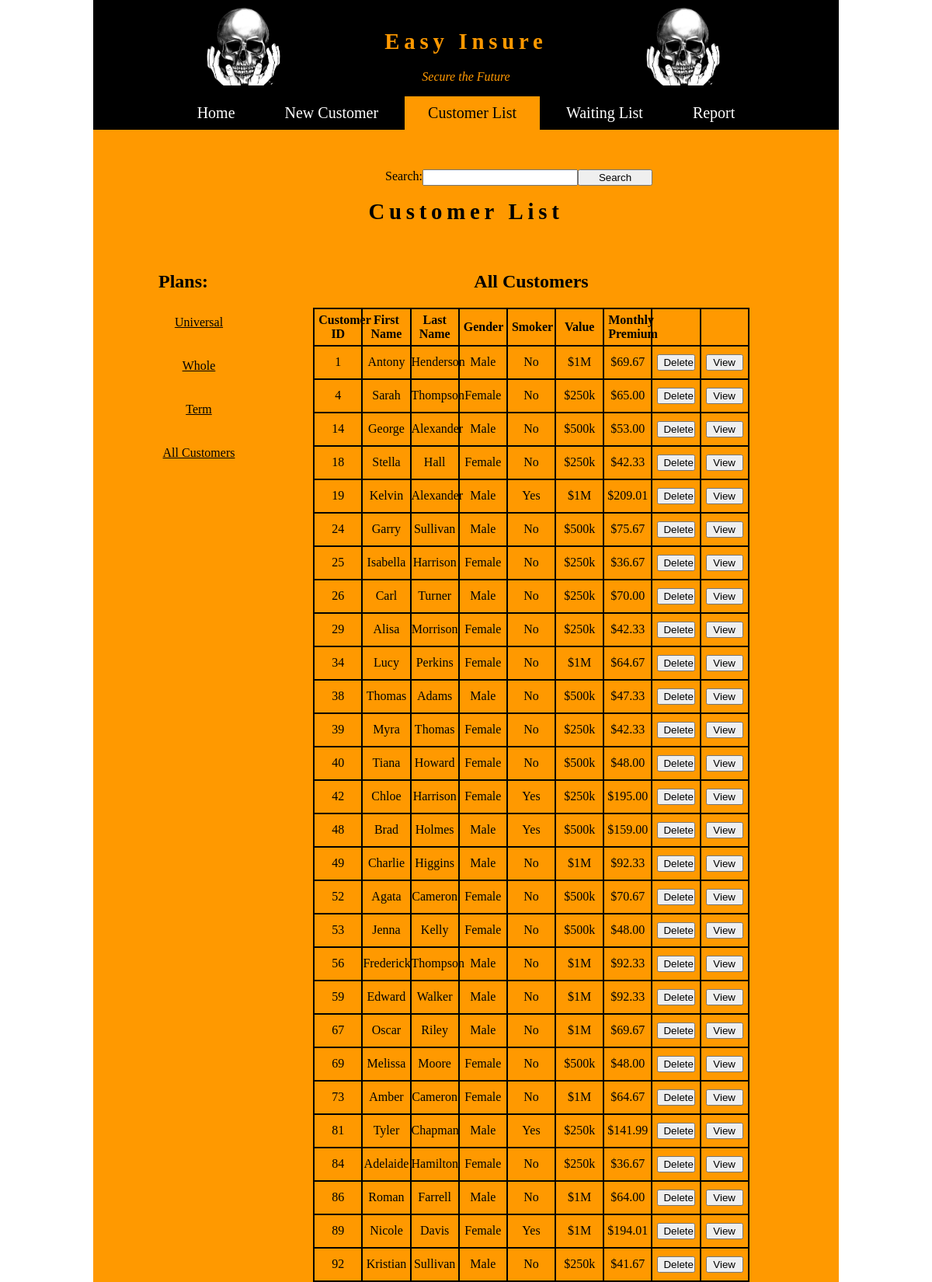
The page /?action=list_all (upper part) on the database its author committed.
### tables this page shows
CREATE TABLE plan (
  planID    INT(11)       NOT NULL   AUTO_INCREMENT,
  planName  VARCHAR(255)  NOT NULL,
  base       INT(11) 		  NOT NULL,

  PRIMARY KEY (planID)
);

CREATE TABLE customer(
  customerID     	INT(11)       NOT NULL   AUTO_INCREMENT,
  planID       	  INT(11)       NOT NULL,
  firstName     	VARCHAR(255)  NOT NULL,
  lastName      	VARCHAR(255)  NOT NULL,
  age	       	    INT(11)       NOT NULL,
  gender       	  INT(1)	      NOT NULL,
  smoker		      INT(1)	      NOT NULL,
  val             INT(11)       NOT NULL,
  monthlyPremium	FLOAT(10)     NOT NULL,
  email           VARCHAR(255)  NOT NULL,
  phone           VARCHAR(255)  NOT NULL,
  policyStart     VARCHAR(255)  NOT NULL,
  address         VARCHAR(255)  NOT NULL,
  city            VARCHAR(255)  NOT NULL,
  state           VARCHAR(2)    NOT NULL,
  zip             INT(5)        NOT NULL,
  dependant       VARCHAR(255)  NOT NULL,
  contactN        VARCHAR(255)  NOT NULL,
  relation        VARCHAR(255)  NOT NULL,

  PRIMARY KEY (customerID),

  FOREIGN KEY (planID) REFERENCES plan(planID)
);

### index.php (called while the page is built)
<?php require 'student_manager\index.php'; ?>

### model/easy_insure_db_functions.php (called while the page is built, shortened)
<?php
function get_all_customers(){
    global $db;
    $query = 'SELECT * FROM customer ORDER BY planID';
    $statement = $db->prepare($query);
    $statement->execute();
    $customer = $statement->fetchAll();
    return $customer;
}
function get_plans() {
    global $db;
    $query = 'SELECT * FROM plan ORDER BY planID';
    $statement = $db->prepare($query);
    $statement->execute();
    $plans = $statement->fetchAll();
    return $plans;
}
?>

### student_manager/easy_insure_customer_list.php (the view, shortened to what this page needs)
<?php include 'view/easy_insure_header.php'; ?>
<main>
    <br>
    <form method="post" action="index.php" style="width: 50%; display:block; margin:auto;">
        <input type="submit" value="Search" style="width:20%;float:right"><input type="text" name="search" style="width: 40%;float:right"><label style="float:right">Search:</label>
    </form>
    <br>
    <h1>Customer List</h1>
    <aside>
        <nav>
        <h2>Plans:</h2>
            <ul>
                <?php
                foreach ($plans as $p) {
                ?>
                    <li><a href="index.php?plan_id=<?php echo $p['planID']; ?>"><?php echo $p['planName']; ?></a></li><br>
                <?php
                }
                ?>
                <li><a href="?action=list_all">All Customers</a></li>
            </ul>
        </nav>
    </aside>
    <section>
        <h2><?php echo $plan_name; ?></h2>
        <table class="customerTable">
            <tr>
                <th>Customer ID</th>
                <th>First Name</th>
                <th>Last Name</th>
                <th>Gender</th>
                <th>Smoker</th>
                <th>Value</th>
                <th>Monthly Premium</th>
                <th></th>
                <th></th>
            </tr>
            <?php
            foreach ($customers as $c) {
            ?>
                <tr>
                    <td class="id"><?php echo $c['customerID']; ?></td>
                    <td class="name"><?php echo $c['firstName']; ?></td>
                    <td class="email"><?php echo $c['lastName']; ?></td>
                    <td class="id"><?php if ($c['gender'] == 5)
                                        echo "Male";
                                    else echo "Female"; ?></td>
                    <td class="id"><?php if ($c['smoker'] == 3)
                                        echo 'Yes';
                                    else echo 'No'; ?></td>
                    <td><?php if ($c['val'] == 33)
                            echo '$250k';
                        else if ($c['val'] == 50)
                            echo '$500k';
                        else echo '$1M'; ?></td>
                    <td class="id"><?php print('$');
                                    echo number_format($c['monthlyPremium'], 2); ?></td>
                    <td>
                        <form method="post" action="index.php">
                            <input type="submit" value="Delete" class="delete">
                        </form>
                    </td>
                    <td>
                        <form method="post" action="index.php">
                            <input type="submit" value="View" class="delete">
                        </form>
                    </td>
                </tr>
            <?php
            }
            ?>
        </table>
        <br>
    </section>
</main>
<?php include 'view/easy_insure_footer.php'; ?>

### student_manager/index.php (shortened to what this page needs)
<?php
require('model\easy_insure_database.php');
require('model\easy_insure_db_functions.php');
$userM = 'admin';
$passM = 'admin';
$home = '';
$new = '';
$waitL = '';
$password = '';
$action = filter_input(INPUT_GET, 'action');
if ($action == 'home') {
    $home = 'active';
    include('easy_insure_home.php');
} else if ($action == 'list_all') {
    $customerL = 'active';
    $plan_name = "All Customers";
    $plans = get_plans();
    $customers = get_all_customers();
    include('easy_insure_customer_list.php');
} else if ($action == 'search_customer') {
    $customerL = 'active';
    $search = filter_input(INPUT_POST, 'search');
    $plan_name = strval($search);
    $plans = get_plans();
    $customers = search_all_customers($search);
    include('easy_insure_customer_list.php');
} else if ($action == 'delete_customer') {
    $customer_id = filter_input(INPUT_POST, 'customer_id', FILTER_VALIDATE_INT);
    $plan_id = filter_input(INPUT_POST, 'plan_id', FILTER_VALIDATE_INT);
    delete_customer($customer_id);
    header("Location: .?customer_id=$plan_id");
} else if ($action == 'customer_view') {
    $customer_id = filter_input(INPUT_POST, 'customer_id', FILTER_VALIDATE_INT);
    $c = view_customer($customer_id);
    include('easy_insure_customer_view.php');
} else if ($action == 'show_add_form') {
    $new = 'active';
    $plans = get_plans();
    include('easy_insure_customer_add.php');
} else if ($action == 'add_customer') {
    $plan_id = intval(filter_input(INPUT_POST, 'plan_id'));
    $firstName = filter_input(INPUT_POST, 'firstName');
    $lastName = filter_input(INPUT_POST, 'lastName');
    $age = intval(filter_input(INPUT_POST, 'age'));
    $gender = intval(filter_input(INPUT_POST, 'gender'));
    $smoker = intval(filter_input(INPUT_POST, 'smoker'));
    $val = intval(filter_input(INPUT_POST, 'val'));
    $monthly_premium = floatval(filter_input(INPUT_POST, 'monthlyPremium'));
    $email = filter_input(INPUT_POST, 'email');
    $phone = filter_input(INPUT_POST, 'phone');
    $address = filter_input(INPUT_POST, 'address');
    $city = filter_input(INPUT_POST, 'city');
    $state = filter_input(INPUT_POST, 'state');
    $zip = filter_input(INPUT_POST, 'zip');
    $dependant = filter_input(INPUT_POST, 'dependant');
    $contact = filter_input(INPUT_POST, 'contact');
    $rel = filter_input(INPUT_POST, 'rel');
    $date = filter_input(INPUT_POST, 'date');
    if ($lastName == '') {
        $error = "Invalid last name. Check all fields and try again.";
        include('errors/error.php');
    } else if ($firstName == '') {
        $error = "Invalid first name. Check all fields and try again.";
        include('errors/error.php');
    } else if ($age == 0) {
        $error = "Invalid age name. Check all fields and try again.";
        include('errors/error.php');
    } else if ($gender == 0) {
        $error = "Invalid gender. Check all fields and try again.";
        include('errors/error.php');
    } else if ($val == 0) {
        $error = "Invalid value name. Check all fields and try again.";
        include('errors/error.php');
    } else if ($monthly_premium == 0.0) {
        $error = "Invalid premium name. Calculate first.";
        include('errors/error.php');
    } else if ($email == '') {
        $error = "Invalid email. Check all fields and try again.";
        include('errors/error.php');
    } else if ($phone == 0) {
        $error = "Invalid phone. Check all fields and try again.";
        include('errors/error.php');
    } else if ($address == 0) {
        $error = "Invalid address. Check all fields and try again.";
        include('errors/error.php');
    } else if ($city == 0) {
        $error = "Invalid city name. Check all fields and try again.";
        include('errors/error.php');
    } else if ($state == 0.0) {
        $error = "Invalid state name. Calculate first.";
        include('errors/error.php');
    } else if ($zip == '') {
        $error = "Invalid zip. Check all fields and try again.";
        include('errors/error.php');
    } else if ($dependant == 0) {
        $error = "Invalid dependant name. Check all fields and try again.";
        include('errors/error.php');
    } else if ($contact == 0) {
        $error = "Invalid contact number. Check all fields and try again.";
        include('errors/error.php');
    } else if ($rel == 0) {
        $error = "Invalid relationship. Check all fields and try again.";
        include('errors/error.php');
    } else if ($date == 0.0) {
        $error = "Invalid date. Calculate first.";
        include('errors/error.php');
    } else {
        add_customer(
            $plan_id,
            $firstName,
            $lastName,
            $age,
            $gender,
            $smoker,
            $val,
            $monthly_premium,
            $email,
            $phone,
            $address,
            $city,
            $state,
            $zip,
            $dependant,
            $contact,
            $rel,
            $date
        );
        $confirm = sprintf("$firstName $lastName has been added.");
        include("add_confirm.php");
    }
} else if ($action == 'show_plan_list') {
    $plans = get_plans();
    include('easy_insure_plan_list.php');
} else if ($action == 'delete_plan') {
    $plan_id = filter_input(INPUT_POST, 'plan_id', FILTER_VALIDATE_INT);
    delete_plan($plan_id);
    header("Location: .?action=show_plan_list");
} else if ($action == 'add_plan') {
    $planName = filter_input(INPUT_POST, 'planName');
    $mod = filter_input(INPUT_POST, 'mod');
    if ($planName == '') {
        $error = "Invalid (empty) plan data. Check all feilds and try again.";
        include('../errors/error.php');
    } else {
        add_plan($planName, $mod);
        header("Location: .?action=show_plan_list");
    }
} else if ($action == 'wait_list') {
    $waitL = 'active';
    $waiting = get_wait();
    include('easy_insure_wait_list.php');
} else if ($action == 'add_wait') {
    $firstName = filter_input(INPUT_POST, 'firstName');
    $lastName = filter_input(INPUT_POST, 'lastName');
    $phone = filter_input(INPUT_POST, 'phone');
    $email = filter_input(INPUT_POST, 'email');
    $date = filter_input(INPUT_POST, 'date');
    $time = filter_input(INPUT_POST, 'time');
    if ($lastName == '') {
        $error = "Invalid last name. Check all fields and try again.";
        include('errors/error.php');
    } else if ($firstName == '') {
        $error = "Invalid first name. Check all fields and try again.";
        include('errors/error.php');
    } else if ($phone == "") {
        $error = "Invalid phone number. Check all fields and try again.";
        include('errors/error.php');
    } else if ($email == "") {
        $error = "Invalid email. Check all fields and try again.";
        include('errors/error.php');
    } else if ($date == null) {
        $error = "Invalid date. Check all fields and try again.";
        include('errors/error.php');
    } else if ($time == null) {
        $error = "Invalid time. Check all fields and try again.";
        include('errors/error.php');
    } else {
        add_wait($firstName, $lastName, $phone, $email, $date, $time);
        header("Location: .?action=wait_list");
    }
} else if ($action == 'delete_wait') {
    $wait_id = filter_input(INPUT_POST, 'wait_id', FILTER_VALIDATE_INT);
    delete_wait($wait_id);
    header("Location: .?action=wait_list");
} else if ($action == 'report') {
    $user = filter_input(INPUT_POST,'user');
    $pass = filter_input(INPUT_POST,'pass');
    if ( $user == $userM && $pass == $passM ) {
        $report = 'active';
        $universal = get_plan_count(1);
        $whole = get_plan_count(2);
        $term = get_plan_count(3);
        $low = get_value_count(33);
        $med = get_value_count(50);
        $high = get_value_count(100);
        $cust = get_customer_count();
        $wait = get_wait_count();
        $total = get_premium_total();
        $dataPoints = array(
            array("label" => "Universal", "y" => $universal),
            array("label" => "Whole", "y" => $whole),
            array("label" => "Term", "y" => $term),
        );
        $dataPoints2 = array(
            array("label" => "$250k", "y" => $low),
            array("label" => "$500k", "y" => $med),
            array("label" => "$1M", "y" => $high),
        );
        include('easy_insure_report.php');
    } else {
        $error = "Invalid Username or Password. Check all fields and try again.";
        include('errors/error.php');
    }
} else if ($action == 'password'){
    include('errors/passwords.php');
}
?>

### view/easy_insure_header.php (shortened to what this page needs)
<!DOCTYPE html>
<html lang="en">
<head>
    <link href="main.css" rel="stylesheet" type="text/css">
</head>
<body>
    <header>
        <table>
            <tr>
                <td>
                    <img src="img\skull-hands.png" style="max-height: 100px; padding: 0 0 0 10px;">
                </td>
                <td>
                    <h1>Easy Insure</h1><em>Secure the Future</em>
                </td>
                <td>
                    <img src="img\skull-hands.png" style="max-height: 100px; padding: 0 10px 0 0;">
                </td>
            </tr>
        </table>
        <div class="topnav" id="myTopnav">
            <a href="?action=home" id="<?php echo $home; ?>">Home</a>
            <a href="?action=show_add_form" id="<?php echo $new; ?>">New Customer</a>
            <a href="?action=list_all" id="<?php echo $customerL; ?>">Customer List</a>
            <a href="?action=wait_list" id="<?php echo $waitL; ?>">Waiting List</a>
            <a href="?action=password" id="<?php echo $password; ?>">Report</a>
        </div>
    </header>

### view/easy_insure_footer.php (shortened to what this page needs)
</body>
</html>

### main.css (style rules this page uses)
body { margin: auto; width: 80%; background-image: linear-gradient( #FF9900 50%, black); color: black; }
main { min-height: 400px; }
a, a::after { color: black; }
header { display: block; background-image:linear-gradient(black 70%, #FF9900 5%); color: #FF9900; text-align: center; height: 200px; }
h2 { text-align: center; }
h1 { text-align: center; font-weight: bold; margin: 20px; font-size: 1.8em; letter-spacing: 0.2em; }
li { text-align: center; padding: 10px 0; list-style-type: none; }
form { margin:auto; display: block; }
.delete { display:block; margin:auto; }
section { margin: 20px; float:left; width: 65%; }
table { table-layout: fixed; margin:auto; width: 90%; border-collapse: collapse; }
td { padding: 10px 0; }
.waitlist td, .waitlist th, .customerTable td, .customerTable th { text-align: center; border: 2px solid black; }
th { padding:5px; background-color: #FF9900; color: Black; }
aside { margin: 20px; float:left; width:20%; }
input, select { margin:auto; display:block; width:80%; }
.topnav { width:100%; padding: 10px 0; margin:auto; background-color: black; overflow: hidden; }
.topnav a { color: white; text-align: center; padding: 30px; margin: auto; text-decoration: none; font-size: 20px; }
#active { background-color: #FF9900; color: black; }

### rows shown on the page
plan: planName "Universal"
plan: planName "Whole"
plan: planName "Term"
customer: customerID "1", firstName "Antony", lastName "Henderson", gender "Male", smoker "No", val "$1M", monthlyPremium "69.67"
customer: customerID "4", firstName "Sarah", lastName "Thompson", gender "Female", smoker "No", val "$250k", monthlyPremium "65.00"
customer: customerID "14", firstName "George", lastName "Alexander", gender "Male", smoker "No", val "$500k", monthlyPremium "53.00"
customer: customerID "18", firstName "Stella", lastName "Hall", gender "Female", smoker "No", val "$250k", monthlyPremium "42.33"
customer: customerID "19", firstName "Kelvin", lastName "Alexander", gender "Male", smoker "Yes", val "$1M", monthlyPremium "209.01"
customer: customerID "24", firstName "Garry", lastName "Sullivan", gender "Male", smoker "No", val "$500k", monthlyPremium "75.67"
customer: customerID "25", firstName "Isabella", lastName "Harrison", gender "Female", smoker "No", val "$250k", monthlyPremium "36.67"
customer: customerID "26", firstName "Carl", lastName "Turner", gender "Male", smoker "No", val "$250k", monthlyPremium "70.00"
customer: customerID "29", firstName "Alisa", lastName "Morrison", gender "Female", smoker "No", val "$250k", monthlyPremium "42.33"
customer: customerID "34", firstName "Lucy", lastName "Perkins", gender "Female", smoker "No", val "$1M", monthlyPremium "64.67"
customer: customerID "38", firstName "Thomas", lastName "Adams", gender "Male", smoker "No", val "$500k", monthlyPremium "47.33"
customer: customerID "39", firstName "Myra", lastName "Thomas", gender "Female", smoker "No", val "$250k", monthlyPremium "42.33"
customer: customerID "40", firstName "Tiana", lastName "Howard", gender "Female", smoker "No", val "$500k", monthlyPremium "48.00"
customer: customerID "42", firstName "Chloe", lastName "Harrison", gender "Female", smoker "Yes", val "$250k", monthlyPremium "195.00"
customer: customerID "48", firstName "Brad", lastName "Holmes", gender "Male", smoker "Yes", val "$500k", monthlyPremium "159.00"
customer: customerID "49", firstName "Charlie", lastName "Higgins", gender "Male", smoker "No", val "$1M", monthlyPremium "92.33"
customer: customerID "52", firstName "Agata", lastName "Cameron", gender "Female", smoker "No", val "$500k", monthlyPremium "70.67"
customer: customerID "53", firstName "Jenna", lastName "Kelly", gender "Female", smoker "No", val "$500k", monthlyPremium "48.00"
customer: customerID "56", firstName "Frederick", lastName "Thompson", gender "Male", smoker "No", val "$1M", monthlyPremium "92.33"
customer: customerID "59", firstName "Edward", lastName "Walker", gender "Male", smoker "No", val "$1M", monthlyPremium "92.33"
customer: customerID "67", firstName "Oscar", lastName "Riley", gender "Male", smoker "No", val "$1M", monthlyPremium "69.67"
customer: customerID "69", firstName "Melissa", lastName "Moore", gender "Female", smoker "No", val "$500k", monthlyPremium "48.00"
customer: customerID "73", firstName "Amber", lastName "Cameron", gender "Female", smoker "No", val "$1M", monthlyPremium "64.67"
customer: customerID "81", firstName "Tyler", lastName "Chapman", gender "Male", smoker "Yes", val "$250k", monthlyPremium "141.99"
customer: customerID "84", firstName "Adelaide", lastName "Hamilton", gender "Female", smoker "No", val "$250k", monthlyPremium "36.67"
customer: customerID "86", firstName "Roman", lastName "Farrell", gender "Male", smoker "No", val "$1M", monthlyPremium "64.00"
customer: customerID "89", firstName "Nicole", lastName "Davis", gender "Female", smoker "Yes", val "$1M", monthlyPremium "194.01"
customer: customerID "92", firstName "Kristian", lastName "Sullivan", gender "Male", smoker "No", val "$250k", monthlyPremium "41.67"

### other values the page prints
$plan_name "All Customers"
